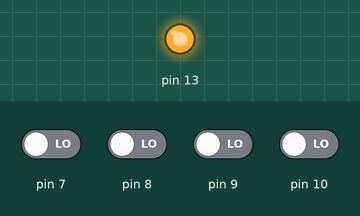
This sketch was run on a simulated Arduino Uno, built with avr-gcc and run on an emulated ATmega328P. Shown: output pins drawn as LEDs (lit = HIGH). The inputs (shaded band) are chosen by the test bench; at power-on: pin 7–10 LOW.

Above: at 1.2 s.
1.3 s: pin 7 driven HIGH and pin 9 driven HIGH
At 2.5 s:
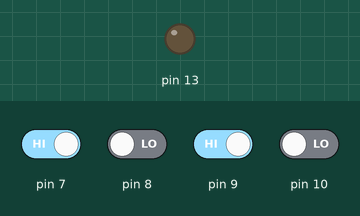
2.8 s: pin 7 driven LOW
At 3.6 s:
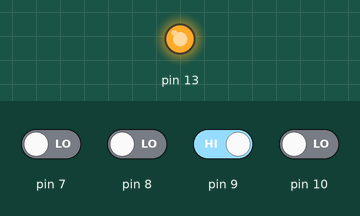
4.3 s: pin 7 driven HIGH
At 4.8 s:
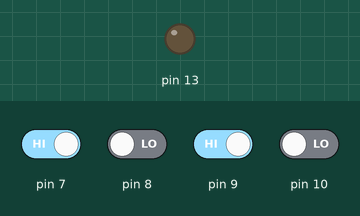
Timing chart, 0 to 7.3 s (numbered marks = the images above; inputs shaded):
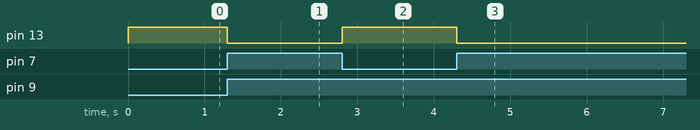

The sketch:

MAPA4VAREJER2.ino
```cpp
//Autor:Dario Jorge Iglesias
boolean A,B,C,D,Z;
void setup()
{
 pinMode(7,INPUT);//A
 pinMode(8,INPUT);//B
 pinMode(9,INPUT);//C
 pinMode(10,INPUT);//D
 pinMode(13,OUTPUT);//Z
}
void loop() {
 A=digitalRead(7);
 B=digitalRead(8);
 C=digitalRead(9);
 D=digitalRead(10);
 Z=(!D&!C)|(!B&!A);
 digitalWrite(13,Z);}
```

Measured:
- after the input at 1.3 s, pin 13: HIGH → LOW at once
- after the input at 2.8 s, pin 13: LOW → HIGH at once
- after the input at 4.3 s, pin 13: HIGH → LOW at once
